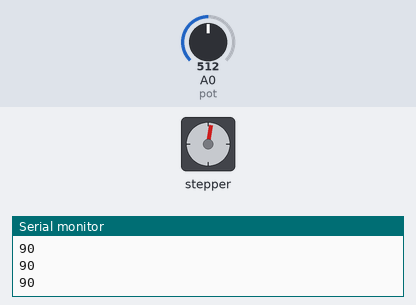
Recording of a sketch running on a simulated Arduino Uno, built with avr-gcc and run on an emulated ATmega328P. Parts: stepper motor, the last lines printed to the serial monitor. The inputs (shaded band) are chosen by the test bench; at power-on: A0 (pot) = 512. Stepper angles assume 2048 steps per turn.

Above: at 1.2 s.
1.3 s: A0 (pot) set to 900
4.3 s: A0 (pot) set to 1023
At 5.3 s:
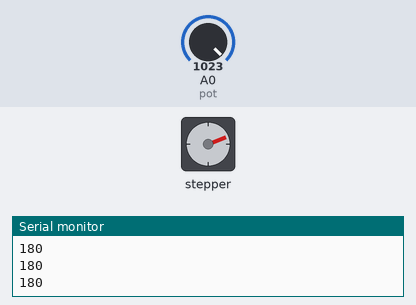
7.3 s: A0 (pot) set to 716
At 7.49 s:
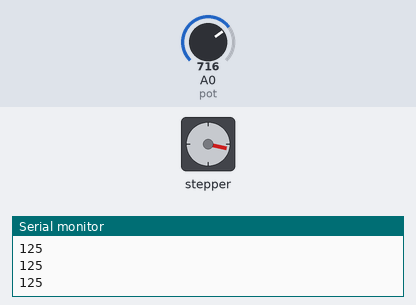
10.3 s: A0 (pot) set to 511
At 10.46 s:
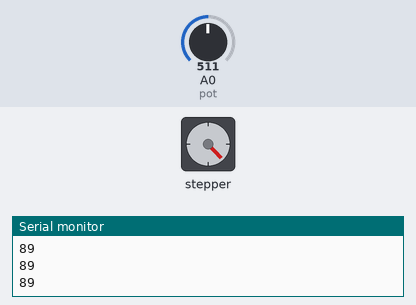
Timing chart, 0 to 27.2 s (numbered marks = the images above; inputs shaded):
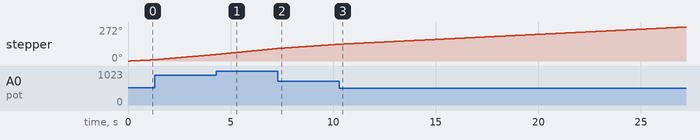

The sketch:

Using_the_stepper_mottor.ino
```cpp
#include <Stepper.h>

int pot = A0;//potentiometer
int potval; //potentiometer value
int step_speed; //

//this is the number of steps the motor it self will take to complete one revolution
int steps_per_rev = 32;

/*
   the 64:1 gear ratio in the BYJ stepper motor will hence make the
   total steps per revolution 2048, thus 32*60 =2048
*/

//Create Stepper object
Stepper myStepper(steps_per_rev, 8, 9, 10, 11);

void setup() {
  pinMode(pot, INPUT);
  Serial.begin(9600);
}

void loop() {
  potval = analogRead(pot);
  //map the potentiometer values to the speed range of the stepper motor
  step_speed = map(potval, 0, 1023, 0, 180);

  Serial.println(step_speed);

  if (step_speed > 0) {
    myStepper.setSpeed(step_speed);

    myStepper.step(1);
  }
}
```
